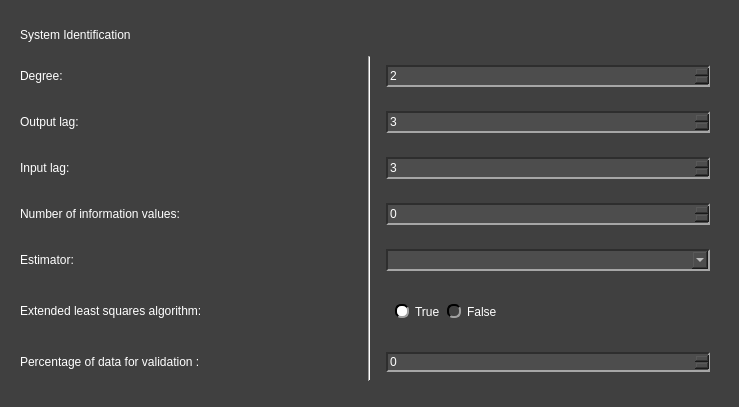
<?xml version="1.0" encoding="UTF-8"?>
<ui version="4.0">
 <class>Arduino_GetModel_W</class>
 <widget class="QWidget" name="Arduino_GetModel_W">
  <property name="geometry">
   <rect>
    <x>0</x>
    <y>0</y>
    <width>739</width>
    <height>407</height>
   </rect>
  </property>
  <property name="windowTitle">
   <string>Form</string>
  </property>
  <property name="styleSheet">
   <string notr="true">QComboBox QAbstractItemView {
    background-color: rgb(77, 77, 77);
}

QComboBox QAbstractItemView::item:focus{
    background-color: rgb(140, 140, 140);
}

QDoubleSpinBox{
	background-color: rgb(77, 77, 77);
	
	border-top: 1.5px solid rgb(46, 46, 46);
	border-left: 1.5px solid rgb(46, 46, 46);

	border-bottom: 1.5px solid rgb(166, 166, 166);
	border-right: 1.5px solid rgb(166, 166, 166);
}

QDoubleSpinBox::up-button{
    image: url(:/imgs/imgs/drop_up_arrow.png);
	width: 11px;

	background-color: rgb(0, 79, 0);
	border-top: 1.5px solid rgb(127, 167, 127);
	border-left: 1.5px solid rgb(127, 167, 127);

	border-bottom: 1.5px solid rgb(0, 0, 0);
	border-right: 1.5px solid rgb(0, 0, 0);
}

QDoubleSpinBox::up-button:pressed{
	border: 2px solid rgb(255, 255, 255);
}

QDoubleSpinBox::up-button:hover{
	background-color: rgb(0, 50, 0);
}

QDoubleSpinBox::down-button{
    image: url(:/imgs/imgs/drop_down_arrow.png);
	width: 11px;

	background-color: rgb(0, 79, 0);
	border-top: 1.5px solid rgb(127, 167, 127);
	border-left: 1.5px solid rgb(127, 167, 127);

	border-bottom: 1.5px solid rgb(0, 0, 0);
	border-right: 1.5px solid rgb(0, 0, 0);
}

QDoubleSpinBox::down-button:pressed{
	border: 2px solid rgb(255, 255, 255);
}

QDoubleSpinBox::down-button:hover{
	background-color: rgb(0, 50, 0);
}

QSpinBox{
	background-color: rgb(77, 77, 77);
	
	border-top: 1.5px solid rgb(46, 46, 46);
	border-left: 1.5px solid rgb(46, 46, 46);

	border-bottom: 1.5px solid rgb(166, 166, 166);
	border-right: 1.5px solid rgb(166, 166, 166);
}

QSpinBox::up-button{
    image: url(:/imgs/imgs/drop_up_arrow.png);
	width: 11px;

	background-color: rgb(0, 79, 0);
	border-top: 1.5px solid rgb(127, 167, 127);
	border-left: 1.5px solid rgb(127, 167, 127);

	border-bottom: 1.5px solid rgb(0, 0, 0);
	border-right: 1.5px solid rgb(0, 0, 0);
}

QSpinBox::up-button:pressed{
	border: 2px solid rgb(255, 255, 255);
}

QSpinBox::up-button:hover{
	background-color: rgb(0, 50, 0);
}

QSpinBox::down-button{
    image: url(:/imgs/imgs/drop_down_arrow.png);
	width: 11px;

	background-color: rgb(0, 79, 0);
	border-top: 1.5px solid rgb(127, 167, 127);
	border-left: 1.5px solid rgb(127, 167, 127);

	border-bottom: 1.5px solid rgb(0, 0, 0);
	border-right: 1.5px solid rgb(0, 0, 0);
}

QSpinBox::down-button:pressed{
	border: 2px solid rgb(255, 255, 255);
}

QSpinBox::down-button:hover{
	background-color: rgb(0, 50, 0);
}

QWidget#Arduino_GetModel_W{
	background-color: rgb(64, 64, 64);
}

QWidget{
	color: rgb(255, 255, 255);
}

QComboBox{
	background-color: rgb(77, 77, 77);
	
	border-top: 1.5px solid rgb(46, 46, 46);
	border-left: 1.5px solid rgb(46, 46, 46);

	border-bottom: 1.5px solid rgb(166, 166, 166);
	border-right: 1.5px solid rgb(166, 166, 166);
}


QComboBox::drop-down{
	image: url(:/imgs/imgs/drop_down_arrow.png);
	width: 11px;

	background-color: rgb(0, 79, 0);
	border-top: 2px solid rgb(127, 167, 127);
	border-left: 2px solid rgb(127, 167, 127);

	border-bottom: 2px solid rgb(0, 0, 0);
	border-right: 2px solid rgb(0, 0, 0);
}

QComboBox::drop-down:hover{
	background-color: rgb(0, 50, 0);
}

QComboBox::drop-down:pressed{
	border: 2px solid rgb(255, 255, 255);
}

QPushButton{
	background-color: rgb(0, 79, 0);

	border-top: 1.5px solid rgb(127, 167, 127);
	border-left: 1.5px solid rgb(127, 167, 127);

	border-bottom: 1.5px solid rgb(0, 0, 0);
	border-right: 1.5px solid rgb(0, 0, 0);

	
	font: 12pt &quot;Helvetica&quot;;
	text-align:center;
}

QWidget{
	font: 12pt &quot;Helvetica&quot;;
}

QPushButton:hover{
	background-color: rgb(0, 50, 0);
}

QPushButton:pressed{
	border: 2px solid rgb(255, 255, 255);
}

QLineEdit{
	background-color: rgb(77, 77, 77);
	border-top: 1.5px solid rgb(46, 46, 46);
	border-left: 1.5px solid rgb(46, 46, 46);

	border-bottom: 1.5px solid rgb(166, 166, 166);
	border-right: 1.5px solid rgb(166, 166, 166);
}

QRadioButton::indicator{
	border-radius: 6px;
	border-top: 1.5px solid rgb(0, 0, 0);
	border-left: 1.5px solid rgb(0, 0, 0);

	border-bottom: 1.5px solid rgb(160, 160, 160);
	border-right: 1.5px solid rgb(160, 160, 160);
}

QRadioButton::indicator::checked{
	background-color: white;
}

QRadioButton::indicator::unchecked:hover{
	background-color: #9F9F9F;
}

QRadioButton::indicator::pressed{
	border: 1.5px solid #505050
}

QPushButton#reload_devices{
	image: url(:/imgs/imgs/reload.png);
	width: 11px;
	background-color: rgb(0, 79, 0);

	border-top: 1.5px solid rgb(127, 167, 127);
	border-left: 1.5px solid rgb(127, 167, 127);

	border-bottom: 1.5px solid rgb(0, 0, 0);
	border-right: 1.5px solid rgb(0, 0, 0);

	
	font: 12pt &quot;Helvetica&quot;;
	text-align:center;
}

QPushButton#reload_devices:hover{
	background-color: rgb(0, 50, 0);
}

QPushButton#reload_devices:pressed{
	border: 2px solid rgb(255, 255, 255);
}</string>
  </property>
  <property name="locale">
   <locale language="English" country="World"/>
  </property>
  <layout class="QVBoxLayout" name="verticalLayout">
   <item>
    <widget class="QWidget" name="widget" native="true">
     <property name="maximumSize">
      <size>
       <width>16777205</width>
       <height>16777205</height>
      </size>
     </property>
     <layout class="QGridLayout" name="gridLayout">
      <item row="3" column="0">
       <widget class="QLabel" name="label_5">
        <property name="minimumSize">
         <size>
          <width>0</width>
          <height>30</height>
         </size>
        </property>
        <property name="maximumSize">
         <size>
          <width>16777215</width>
          <height>30</height>
         </size>
        </property>
        <property name="text">
         <string>Input lag:</string>
        </property>
       </widget>
      </item>
      <item row="4" column="0">
       <widget class="QLabel" name="label_6">
        <property name="minimumSize">
         <size>
          <width>0</width>
          <height>30</height>
         </size>
        </property>
        <property name="maximumSize">
         <size>
          <width>16777215</width>
          <height>30</height>
         </size>
        </property>
        <property name="text">
         <string>Number of information values:</string>
        </property>
       </widget>
      </item>
      <item row="7" column="2">
       <widget class="QWidget" name="widget_19" native="true">
        <layout class="QHBoxLayout" name="horizontalLayout_2">
         <item>
          <widget class="QSpinBox" name="perc_data_val_in">
           <property name="minimum">
            <number>0</number>
           </property>
           <property name="maximum">
            <number>999999999</number>
           </property>
          </widget>
         </item>
        </layout>
       </widget>
      </item>
      <item row="3" column="2">
       <widget class="QWidget" name="widget_6" native="true">
        <layout class="QGridLayout" name="gridLayout_7">
         <item row="0" column="0">
          <widget class="QSpinBox" name="inp_lag_sysid_in">
           <property name="minimumSize">
            <size>
             <width>0</width>
             <height>22</height>
            </size>
           </property>
           <property name="maximumSize">
            <size>
             <width>16777215</width>
             <height>22</height>
            </size>
           </property>
           <property name="baseSize">
            <size>
             <width>0</width>
             <height>12</height>
            </size>
           </property>
           <property name="maximum">
            <number>999999999</number>
           </property>
           <property name="value">
            <number>3</number>
           </property>
          </widget>
         </item>
        </layout>
       </widget>
      </item>
      <item row="2" column="2">
       <widget class="QWidget" name="widget_8" native="true">
        <layout class="QGridLayout" name="gridLayout_5">
         <item row="0" column="0">
          <widget class="QSpinBox" name="out_lag_sysid_in">
           <property name="minimumSize">
            <size>
             <width>0</width>
             <height>22</height>
            </size>
           </property>
           <property name="maximumSize">
            <size>
             <width>16777215</width>
             <height>22</height>
            </size>
           </property>
           <property name="maximum">
            <number>999999999</number>
           </property>
           <property name="value">
            <number>3</number>
           </property>
          </widget>
         </item>
        </layout>
       </widget>
      </item>
      <item row="1" column="0">
       <widget class="QLabel" name="label_4">
        <property name="minimumSize">
         <size>
          <width>0</width>
          <height>30</height>
         </size>
        </property>
        <property name="maximumSize">
         <size>
          <width>16777215</width>
          <height>30</height>
         </size>
        </property>
        <property name="text">
         <string>Degree:</string>
        </property>
       </widget>
      </item>
      <item row="6" column="2">
       <widget class="QWidget" name="widget_9" native="true">
        <layout class="QHBoxLayout" name="horizontalLayout_3">
         <item alignment="Qt::AlignmentFlag::AlignLeft">
          <widget class="QWidget" name="widget_18" native="true">
           <layout class="QGridLayout" name="gridLayout_15">
            <item row="1" column="0" alignment="Qt::AlignmentFlag::AlignLeft">
             <widget class="QRadioButton" name="true_ext_lsq">
              <property name="text">
               <string>True</string>
              </property>
              <property name="checked">
               <bool>true</bool>
              </property>
              <attribute name="buttonGroup">
               <string notr="true">extended_lsq_radio_group</string>
              </attribute>
             </widget>
            </item>
            <item row="1" column="1">
             <widget class="QRadioButton" name="false_ext_lsq">
              <property name="text">
               <string>False</string>
              </property>
              <attribute name="buttonGroup">
               <string notr="true">extended_lsq_radio_group</string>
              </attribute>
             </widget>
            </item>
           </layout>
          </widget>
         </item>
        </layout>
       </widget>
      </item>
      <item row="1" column="2">
       <widget class="QWidget" name="widget_5" native="true">
        <layout class="QGridLayout" name="gridLayout_6">
         <item row="0" column="0">
          <widget class="QSpinBox" name="degree_sysid_in">
           <property name="minimumSize">
            <size>
             <width>0</width>
             <height>22</height>
            </size>
           </property>
           <property name="maximumSize">
            <size>
             <width>16777215</width>
             <height>22</height>
            </size>
           </property>
           <property name="maximum">
            <number>999999999</number>
           </property>
           <property name="singleStep">
            <number>1</number>
           </property>
           <property name="value">
            <number>2</number>
           </property>
          </widget>
         </item>
        </layout>
       </widget>
      </item>
      <item row="7" column="0">
       <widget class="QLabel" name="label_2">
        <property name="minimumSize">
         <size>
          <width>0</width>
          <height>30</height>
         </size>
        </property>
        <property name="maximumSize">
         <size>
          <width>16777215</width>
          <height>30</height>
         </size>
        </property>
        <property name="text">
         <string>Percentage of data for validation :</string>
        </property>
       </widget>
      </item>
      <item row="6" column="0">
       <widget class="QLabel" name="label_8">
        <property name="minimumSize">
         <size>
          <width>0</width>
          <height>30</height>
         </size>
        </property>
        <property name="maximumSize">
         <size>
          <width>16777215</width>
          <height>30</height>
         </size>
        </property>
        <property name="baseSize">
         <size>
          <width>0</width>
          <height>0</height>
         </size>
        </property>
        <property name="text">
         <string>Extended least squares algorithm:</string>
        </property>
       </widget>
      </item>
      <item row="5" column="0">
       <widget class="QLabel" name="label_7">
        <property name="minimumSize">
         <size>
          <width>0</width>
          <height>30</height>
         </size>
        </property>
        <property name="maximumSize">
         <size>
          <width>16777215</width>
          <height>30</height>
         </size>
        </property>
        <property name="text">
         <string>Estimator:</string>
        </property>
       </widget>
      </item>
      <item row="2" column="0">
       <widget class="QLabel" name="label_9">
        <property name="minimumSize">
         <size>
          <width>0</width>
          <height>30</height>
         </size>
        </property>
        <property name="maximumSize">
         <size>
          <width>16777215</width>
          <height>30</height>
         </size>
        </property>
        <property name="text">
         <string>Output lag:</string>
        </property>
       </widget>
      </item>
      <item row="0" column="0">
       <widget class="QLabel" name="label">
        <property name="minimumSize">
         <size>
          <width>0</width>
          <height>30</height>
         </size>
        </property>
        <property name="maximumSize">
         <size>
          <width>16777215</width>
          <height>30</height>
         </size>
        </property>
        <property name="text">
         <string>System Identification</string>
        </property>
       </widget>
      </item>
      <item row="4" column="2">
       <widget class="QWidget" name="widget_2" native="true">
        <layout class="QGridLayout" name="gridLayout_2">
         <item row="0" column="0">
          <widget class="QSpinBox" name="num_inf_value_sysid_in">
           <property name="minimumSize">
            <size>
             <width>0</width>
             <height>22</height>
            </size>
           </property>
           <property name="maximumSize">
            <size>
             <width>16777215</width>
             <height>22</height>
            </size>
           </property>
           <property name="maximum">
            <number>999999999</number>
           </property>
          </widget>
         </item>
        </layout>
       </widget>
      </item>
      <item row="5" column="2">
       <widget class="QWidget" name="widget_4" native="true">
        <layout class="QGridLayout" name="gridLayout_3">
         <item row="0" column="0">
          <widget class="QComboBox" name="esti_sysid_in">
           <property name="minimumSize">
            <size>
             <width>0</width>
             <height>22</height>
            </size>
           </property>
           <property name="maximumSize">
            <size>
             <width>16777215</width>
             <height>22</height>
            </size>
           </property>
          </widget>
         </item>
        </layout>
       </widget>
      </item>
      <item row="1" column="1" rowspan="7">
       <widget class="Line" name="line">
        <property name="orientation">
         <enum>Qt::Orientation::Vertical</enum>
        </property>
       </widget>
      </item>
     </layout>
    </widget>
   </item>
  </layout>
 </widget>
 <resources>
  <include location="resources_1.qrc"/>
 </resources>
 <connections/>
 <buttongroups>
  <buttongroup name="extended_lsq_radio_group"/>
 </buttongroups>
</ui>
